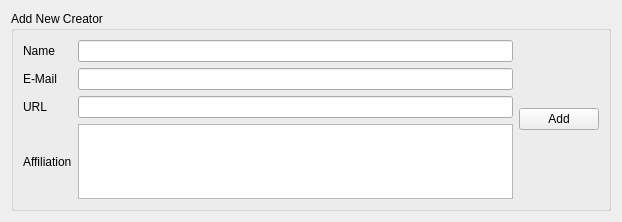
<?xml version="1.0" encoding="UTF-8"?>
<ui version="4.0">
 <class>AddCreatorWidget</class>
 <widget class="QWidget" name="AddCreatorWidget">
  <property name="geometry">
   <rect>
    <x>0</x>
    <y>0</y>
    <width>622</width>
    <height>207</height>
   </rect>
  </property>
  <property name="windowTitle">
   <string>Form</string>
  </property>
  <layout class="QVBoxLayout" name="verticalLayout">
   <item>
    <widget class="QGroupBox" name="add_creator_group_box">
     <property name="title">
      <string>Add New Creator</string>
     </property>
     <layout class="QHBoxLayout" name="horizontalLayout">
      <item>
       <layout class="QGridLayout" name="gridLayout">
        <item row="0" column="0">
         <widget class="QLabel" name="label">
          <property name="text">
           <string>Name</string>
          </property>
         </widget>
        </item>
        <item row="0" column="1">
         <widget class="QLineEdit" name="name"/>
        </item>
        <item row="1" column="0">
         <widget class="QLabel" name="label_2">
          <property name="text">
           <string>E-Mail</string>
          </property>
         </widget>
        </item>
        <item row="1" column="1">
         <widget class="QLineEdit" name="email"/>
        </item>
        <item row="2" column="0">
         <widget class="QLabel" name="label_3">
          <property name="text">
           <string>URL</string>
          </property>
         </widget>
        </item>
        <item row="2" column="1">
         <widget class="QLineEdit" name="url"/>
        </item>
        <item row="3" column="0">
         <widget class="QLabel" name="label_4">
          <property name="text">
           <string>Affiliation</string>
          </property>
         </widget>
        </item>
        <item row="3" column="1">
         <widget class="QTextEdit" name="affiliation">
          <property name="sizePolicy">
           <sizepolicy hsizetype="Expanding" vsizetype="Fixed">
            <horstretch>0</horstretch>
            <verstretch>0</verstretch>
           </sizepolicy>
          </property>
          <property name="maximumSize">
           <size>
            <width>16777215</width>
            <height>75</height>
           </size>
          </property>
         </widget>
        </item>
       </layout>
      </item>
      <item>
       <widget class="QPushButton" name="add_button">
        <property name="text">
         <string>Add</string>
        </property>
       </widget>
      </item>
     </layout>
    </widget>
   </item>
  </layout>
 </widget>
 <resources/>
 <connections/>
</ui>
